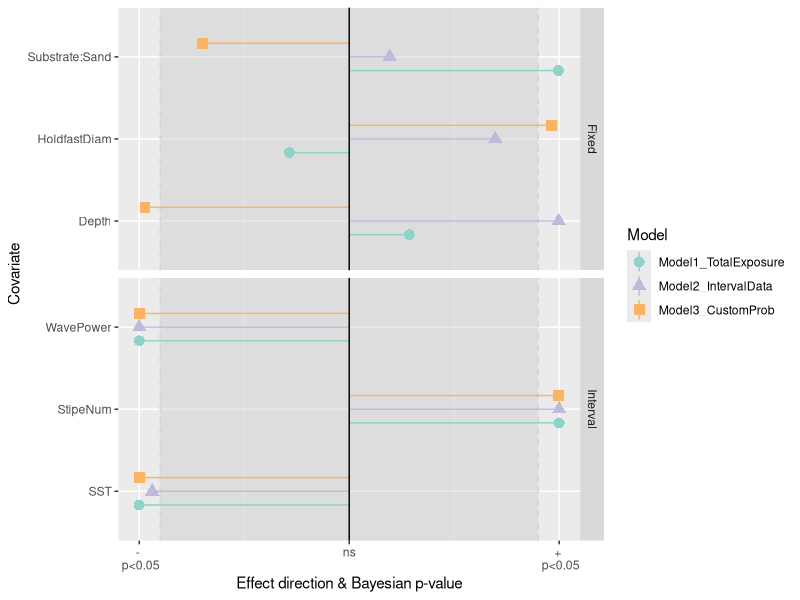
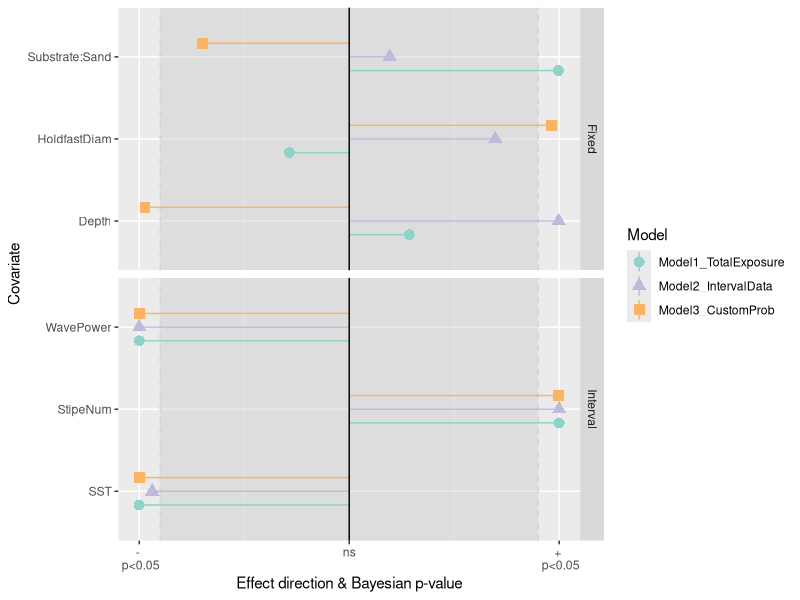

Generate these figures, in order, with R:
# Model pvalue results
# Ana Miller-ter Kuile
# May 15, 2023

# this script generates posterior plots for all model p-values


# Load packages -----------------------------------------------------------


# Load packages, here and tidyverse for coding ease, 
package.list <- c("here", "tidyverse", 
                  "patchwork")


## Installing them if they aren't already on the computer
new.packages <- package.list[!(package.list %in% 
                                 installed.packages()[,"Package"])]
if(length(new.packages)) install.packages(new.packages)

## And loading them
for(i in package.list){library(i, character.only = T)}


# Load posteriors ---------------------------------------------------------

m1 <- read.csv(here("data_outputs",
                    "02_kelp",
                    "04_posterior_summaries",
                    "Model1_pvalues.csv"))

m2 <- read.csv(here("data_outputs",
                    "02_kelp",
                    "04_posterior_summaries",
                    "Model2_pvalues.csv"))

m3 <- read.csv(here("data_outputs",
                    "02_kelp",
                    "04_posterior_summaries",
                    "Model3_pvalues.csv"))


# Merge data --------------------------------------------------------------

post <- bind_rows(m1, m2, m3)


# Filter out where all are NA ---------------------------------------------

post2 <- post %>%
  group_by(zvalue) %>%
  filter(any(p_cat == "s")) %>%
  mutate(group = case_when(zvalue %in% c("SST", "WavePower",
                                         "StipeNum") ~ "Interval",
                           TRUE ~ "Fixed")) %>%
  ungroup() %>%
  rowwise() %>%
  mutate(mean_dir = Mean-0.5)

labs <- c("- \n p<0.05", "ns", "+ \n p<0.05")

post2 %>%
ggplot() +  
  geom_rect(aes(xmin = -Inf, 
                xmax = Inf, 
                ymin = -.45, 
                ymax = .45),
            fill = "lightgrey",
            alpha = 0.05) +
  geom_hline(yintercept = .45, linetype = 2, color = "lightgrey") +
  geom_hline(yintercept = -0.45, linetype = 2, color = "lightgrey") +
  # geom_bar(aes(x = zvalue, y = mean_dir,
  #                fill = Model),
  #            position = "dodge",
  #          stat = "identity",
  #          color = "gray47")+  
  geom_pointrange(aes(x = zvalue, y = mean_dir,
                      ymin= 0, ymax = mean_dir,
                 color = Model,shape = Model),
              size = 0.75,
             position = position_dodge(width = 0.5)) +
  geom_hline(yintercept = 0) +
  scale_y_continuous(labels = labs, breaks = c(-0.5, 0, 0.5)) +
  scale_color_manual(values = c('#8dd3c7','#bebada','#fdb462')) +
  coord_flip()  +
  labs(x = "Covariate", y = "Effect direction & Bayesian p-value") +
  facet_grid(group~., scales= "free", space = "free_y")

ggsave(filename = here("pictures",
                       "kelp_pvalues.pdf"),
       height = 6, 
       width = 7,
       units = "in")

